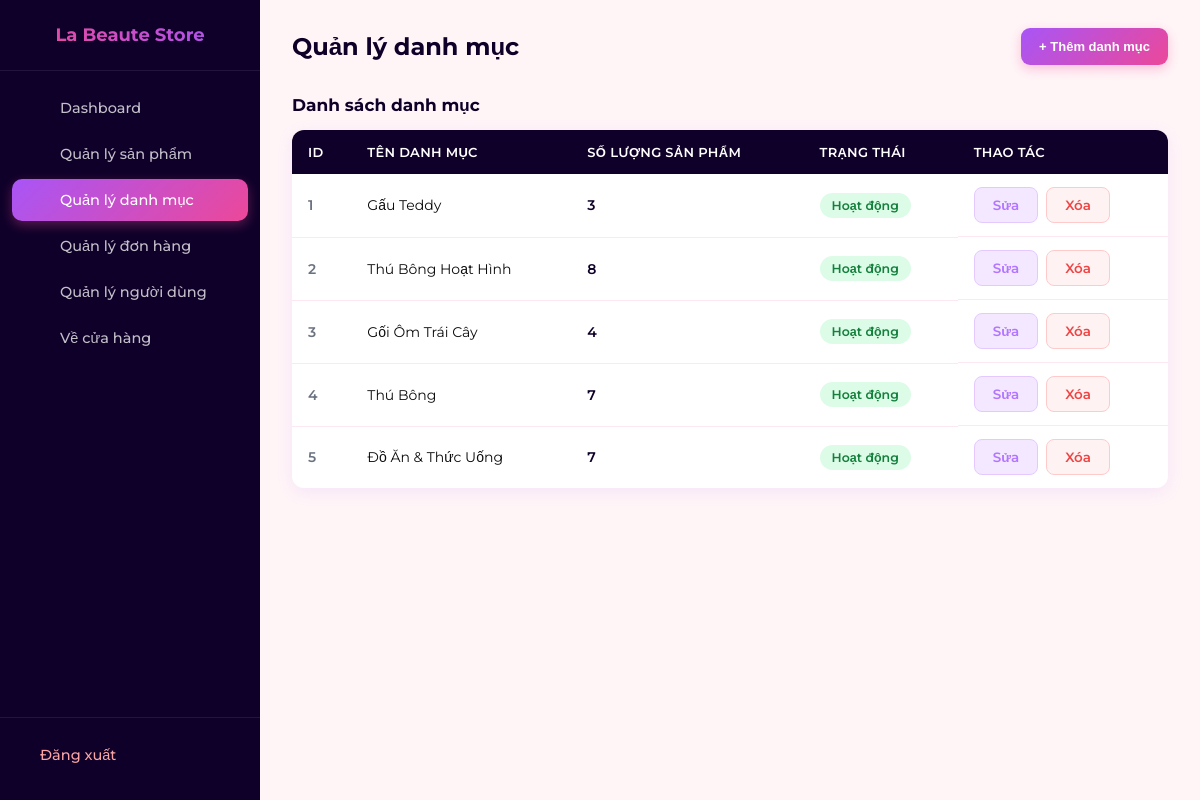
Screenshot of /admin/categories.php (signed in) with the database file from the repository.
### tables this page shows
CREATE TABLE IF NOT EXISTS categories (
    id INT AUTO_INCREMENT PRIMARY KEY,
    name VARCHAR(100) NOT NULL,
    status TINYINT DEFAULT 1
);

### admin/categories.php (the view, shortened to what this page needs)
<?php
$database = new Database();
$db = $database->getConnection();
$stmt = $db->query("SELECT c.*, COUNT(p.id) AS product_count
                    FROM categories c
                    LEFT JOIN products p ON c.id = p.category_id
                    GROUP BY c.id
                    ORDER BY c.id ASC");
$categories = $stmt->fetchAll(PDO::FETCH_ASSOC);
?>
<!DOCTYPE html>
<html lang="vi">
<head>
    <link rel="stylesheet" href="../assets/css/admin.css">
</head>
<body>
    <?php include '../includes/navbar_admin.php'; ?>
    <div class="admin-content">
        <div class="admin-page-header">
            <h2>Quản lý danh mục</h2>
            <button type="button" class="btn btn-primary" id="btn-show-category-form">
                + Thêm danh mục
            </button>
        </div>
        <div class="product-list-section">
            <h3 class="section-title">Danh sách danh mục</h3>
            <table class="admin-table">
                <thead>
                    <tr>
                        <th>ID</th>
                        <th>Tên danh mục</th>
                        <th>Số lượng sản phẩm</th>
                        <th>Trạng thái</th>
                        <th>Thao tác</th>
                    </tr>
                </thead>
                <tbody>
                    <?php if (!empty($categories)): ?>
                    <?php foreach ($categories as $category): ?>
                    <tr>
                        <td><?= (int)$category['id'] ?></td>
                        <td><?= htmlspecialchars($category['name']) ?></td>
                        <td><?= (int)$category['product_count'] ?></td>
                        <td>
                            <?php if ((int)$category['status'] === 1): ?>
                            <span class="badge badge-success">Hoạt động</span>
                            <?php else: ?>
                            <span class="badge badge-danger">Ẩn</span>
                            <?php endif; ?>
                        </td>
                        <td class="admin-actions">
                            <a href="categories.php?edit=<?= (int)$category['id'] ?>" class="btn btn-edit">
                                Sửa
                            </a>
                            <a href="categories.php?action=category_delete&id=<?= (int)$category['id'] ?>"
                                class="btn btn-delete btn-delete-confirm"
                                onclick="return confirm('Bạn có chắc chắn muốn xóa danh mục này?');">
                                Xóa
                            </a>
                        </td>
                    </tr>
                    <?php endforeach; ?>
                    <?php endif; ?>
                </tbody>
            </table>
        </div>
    </div>
</body>
</html>

### assets/css/admin.css (style rules this page uses)
:root { --primary-purple: #B275FF; --dark-purple: #0F0029; --light-purple: #F3E8FF; --bg-pink: #FFF5F7; --gradient-btn: linear-gradient(135deg, #A855F7, #EC4899); --gradient-title: linear-gradient(90deg, #EC4899, #A855F7); --text-color: #0c0c0c; --border-color: #FCE7F3; --sidebar-width: 260px; --white: #ffffff; --gray-text: #6b7280; --success: #22c55e; --danger: #ef4444; --warning: #f59e0b; --info: #3b82f6; --radius: 12px; --shadow: 0 4px 16px rgba(178, 117, 255, 0.12); }
* { margin: 0; padding: 0; box-sizing: border-box; }
body { font-family: 'Montserrat', sans-serif; background: var(--bg-pink); color: var(--text-color); min-height: 100vh; }
a { text-decoration: none; color: inherit; }
.admin-content { margin-left: var(--sidebar-width); padding: 28px 32px 60px; min-height: 100vh; }
.admin-page-header { display: flex; align-items: center; justify-content: space-between; flex-wrap: wrap; gap: 12px; margin-bottom: 30px; }
.admin-page-header h2 { font-size: 24px; font-weight: 700; color: var(--dark-purple); }
.btn { display: inline-flex; align-items: center; justify-content: center; gap: 6px; padding: 9px 18px; border-radius: 8px; font-size: 13.5px; font-weight: 600; border: none; cursor: pointer; transition: all 0.2s ease; white-space: nowrap; }
.btn-primary { background: var(--gradient-btn); color: var(--white); box-shadow: 0 4px 12px rgba(236, 72, 153, 0.3); }
.btn-edit { background: var(--light-purple); color: var(--primary-purple); border: 1px solid #e4c9ff; }
.btn-delete { background: #fef2f2; color: var(--danger); border: 1px solid #fecaca; }
.admin-table { width: 100%; border-collapse: collapse; background: var(--white); border-radius: var(--radius); overflow: hidden; box-shadow: var(--shadow); }
.admin-table thead { background: var(--dark-purple); }
.admin-table thead th { padding: 14px 16px; text-align: left; color: var(--white); font-size: 13px; font-weight: 600; text-transform: uppercase; letter-spacing: 0.3px; }
.admin-table tbody td { padding: 13px 16px; font-size: 14px; border-bottom: 1px solid var(--border-color); vertical-align: middle; }
.admin-table tbody tr:last-child td { border-bottom: none; }
.admin-actions { display: flex; gap: 8px; flex-wrap: wrap; }
.admin-page-header .btn-primary { padding: 11px 18px; border-radius: 9px; font-size: 13px; }
.admin-table { margin-bottom: 28px; }
.admin-table tbody td:first-child { color: var(--gray-text); font-weight: 600; }
.admin-table tbody td:nth-child(3) { font-weight: 600; color: var(--dark-purple); }
.admin-table tbody td:nth-child(5) { font-weight: 700; color: #EC4899; }
.admin-table tbody tr { transition: background-color 0.2s ease; }
.product-list-section { margin-bottom: 28px; }
.section-title { font-size: 17px; font-weight: 700; color: var(--dark-purple); margin-bottom: 14px; }
.badge { display: inline-block; padding: 5px 12px; border-radius: 999px; font-size: 12.5px; font-weight: 600; }
.badge-success { background: #dcfce7; color: #15803d; }

### rows the page displays
categories: id "1", name "Gấu Teddy", product_count "3", status "Hoạt động"
categories: id "2", name "Thú Bông Hoạt Hình", product_count "8", status "Hoạt động"
categories: id "3", name "Gối Ôm Trái Cây", product_count "4", status "Hoạt động"
categories: id "4", name "Thú Bông", product_count "7", status "Hoạt động"
categories: id "5", name "Đồ Ăn & Thức Uống", product_count "7", status "Hoạt động"
